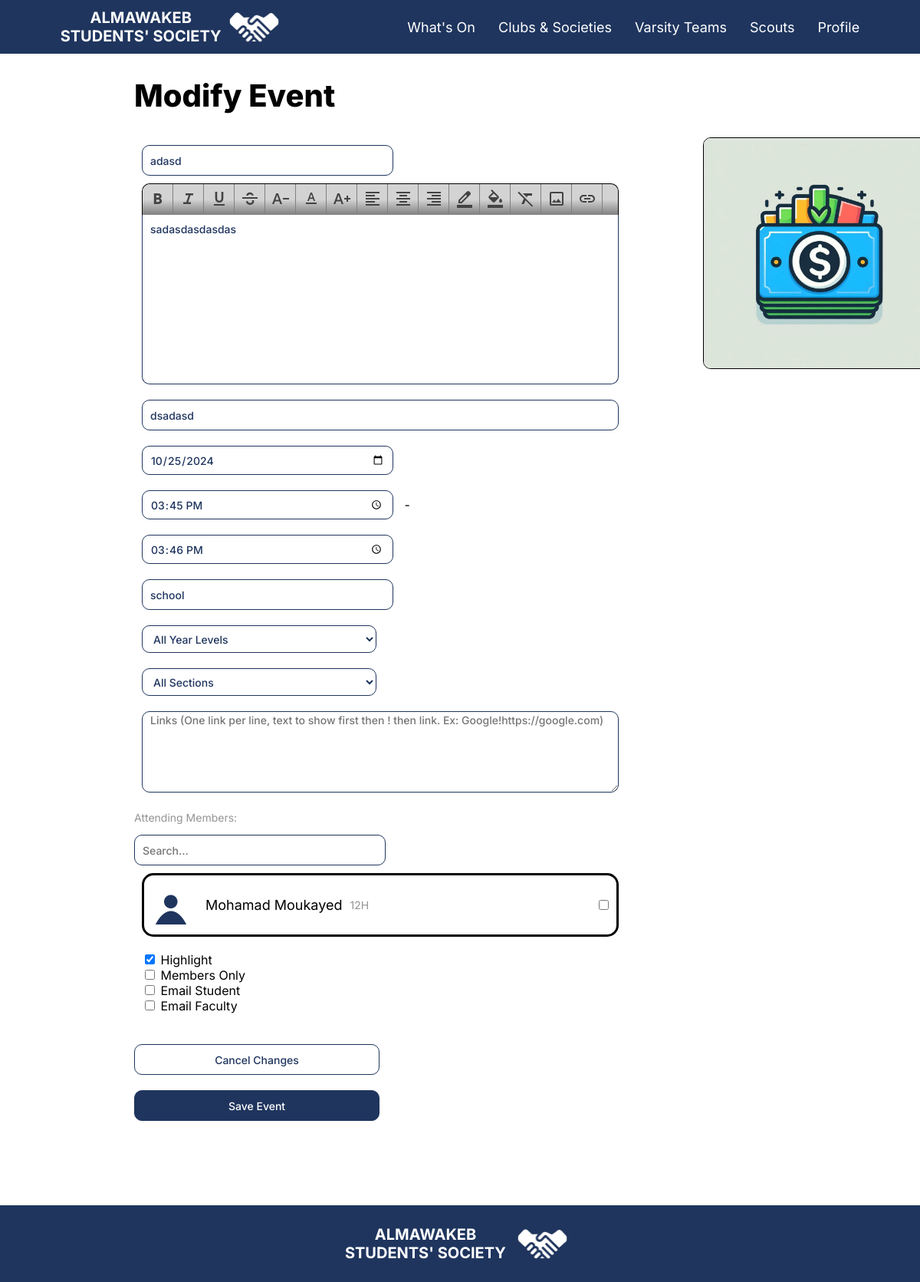
The app's page /Event/Modify/8 (signed in) with its own data.
### mainapp/models.py (models this page shows, shortened)
class Event(models.Model):
    GROUP_CHOICES = [
        ('ngr', 'All Year Levels'),
        ('12', 'Senior'),
        ('11', 'Junior'),
        ('10', 'Sophomore'),
        ('9', 'Freshman'),
    ]
    GRADE_CHOICES = [
        ('nosec', 'All Sections'),
        ('A', 'A'),
        ('B', 'B'),
        ('C', 'C'),
        ('D', 'D'),
        ('E', 'E'),
        ('F', 'F'),
        ('G', 'G'),
        ('H', 'H'),
        ('I', 'I'),
        ('J', 'J'),
    ]
    author = models.ForeignKey(Club, on_delete=models.CASCADE, related_name='authored_events')
    cover = models.ImageField(upload_to='event_covers/', blank=True, null=True)  # Remove default and allow blank/null
    title = models.CharField(max_length=100)
    text = models.TextField()
    summary = models.CharField(max_length=150)
    date = models.DateField()
    start_time = models.TimeField(blank=True, null=True)
    end_time = models.TimeField(blank=True, null=True)
    published_date = models.DateTimeField(null=True, blank=True)
    location = models.CharField(max_length=150, blank=True)
    color = models.ForeignKey(Club, on_delete=models.CASCADE, related_name='club_color', blank=True, null=True)
    group = models.CharField(max_length=3, choices=GROUP_CHOICES,default="ngr")
    grade = models.CharField(max_length=5, choices=GRADE_CHOICES,default="nosec")
    members_only = models.BooleanField(default=False)
    highlight = models.BooleanField(default=False)
    significant_event = models.BooleanField(default=False)
    attending_Students = models.ManyToManyField(User, related_name='attending_students', blank=True)
    confirmed_Students = models.ManyToManyField(User, related_name='confirm_students', blank=True)
    links = models.ManyToManyField(Links, related_name='events_links', blank=True)
    typeitem = "event"

class User(AbstractBaseUser, PermissionsMixin):
    name = models.CharField(max_length=255)
    email = models.EmailField(verbose_name="email", max_length=60, unique=True)
    is_admin = models.BooleanField(default=False)
    is_staff = models.BooleanField(default=False)
    is_active = models.BooleanField(default=True)
    associated_student = models.ForeignKey("Student",null=True, blank=True, on_delete=models.CASCADE)
    associated_faculty = models.ForeignKey("Faculty",null=True, blank=True, on_delete=models.CASCADE)
    associated_clubs = models.ManyToManyField("Club", blank=True,related_name="associated_clubs")
    associated_varsities = models.ManyToManyField("Varsity", blank=True,related_name="associated_varsity")
    objects = UserManager()
    USERNAME_FIELD = 'email'
    REQUIRED_FIELDS = ['name']

class Student(models.Model):
    student_db_id = models.CharField(max_length=20, primary_key=True,help_text="Student ID")
    YEAR_CHOICES = [
        ('FR', 'Freshman'),
        ('SO', 'Sophomore'),
        ('JR', 'Junior'),
        ('SR', 'Senior'),
    ]
    SECTION_CHOICES = [
        ('A', 'A'),
        ('B', 'B'),
        ('C', 'C'),
        ('D', 'D'),
        ('E', 'E'),
        ('F', 'F'),
        ('G', 'G'),
        ('H', 'H'),
        ('I', 'I'),
        ('J', 'J'),
    ]
    year_level = models.IntegerField(blank=True, null=True)
    section = models.CharField(max_length=1, choices=SECTION_CHOICES)
    profile_picture = models.ImageField(upload_to='profiles/', null=True, blank=True, default='default-pfp.png')
    about = models.TextField(blank=True,null=True)
    year_level_title = models.CharField(max_length=10, blank=True)
    gender = models.CharField(max_length=10,choices=[('male', 'Male'), ('female','Female')], default='male')

### mainapp/views.py (the view, shortened to what this page needs)
# urls.py: path("Event/Modify/<int:event_id>", views.ModifyEvent, name="modify_event"),
def ModifyEvent(request: WSGIRequest, event_id):
    event = Event.objects.get(id=event_id)
    if event.author not in request.user.associated_clubs.all():
        return HttpResponse("<h1>YOU ARE NOT THE AUTHOR OF THIS EVENT, OPERATION FAILED</h1>")
    students = []
    for user in User.objects.all():
        if user.associated_student is not None:
            students.append(user)
    faculty = []
    for user in User.objects.all():
        if user.associated_faculty is not None:
            faculty.append(user)
    links = ""
    for link in event.links.all():
        links += link.name + "!" + link.link + "\n"
    links = links[:-1]
    membersonly = ""
    if event.members_only:
        membersonly = "checked"
    else:
        membersonly = ""
    if request.method == "GET":
        return render(request, "modify_event.html", {'event':event, 'allUsers': students, 'faculties': faculty, 'links': links, 'membersonly': membersonly})

### mainapp/templatetags/custom_tags.py (called while the page is built)
@register.simple_tag
def getUserAttending(email, event_id):
    event = Event.objects.get(id=event_id)
    if User.objects.get(email=email) in event.attending_Students.all():
        return "checked"
    else:
        return ""

### templates/modify_event.html (shortened to what this page needs)
{% extends 'Base.html' %}
{% load static %}
{% load custom_tags %}
{% block content %}
<div>
    <p class="pageTitle">Modify Event</p>
</div>
<form method="post" class="detailsSide reverse" style="align-items: start;" enctype="multipart/form-data">
    <div style="display: flex; flex-direction: column;">
    <input class="textfield" required name="title" placeholder="Title" value="{{event.title}}">
    <div>
        <div class="textfieldtoolbar">
            <button class="toolbarBtn" style="border-top-left-radius: 10px;" type="button" onclick="execCommand('bold'); document.getElementById('maineditor').focus();"><img src="{% static '../media/images/bold.svg' %}" alt="B"></button>
            <button class="toolbarBtn" type="button" onclick="execCommand('italic'); document.getElementById('maineditor').focus();"><img src="{% static '../media/images/italic.svg' %}" alt="I"></button>
            <button class="toolbarBtn" type="button" onclick="execCommand('underline'); document.getElementById('maineditor').focus();"><img src="{% static '../media/images/underline.svg' %}" alt="U"></button>
            <button class="toolbarBtn toolbarBtnControl" type="button" onclick="execCommand('strikethrough'); document.getElementById('maineditor').focus();"><img src="{% static '../media/images/strikethrough.svg' %}" alt="S"></button>
            <button class="toolbarBtn toolbarBtnControl" type="button" onclick="execCommand('fontSize', true, 1); document.getElementById('maineditor').focus();"><img src="{% static '../media/images/decrease_font_size.svg' %}" alt="-"></button>
            <button class="toolbarBtn toolbarBtnControl" type="button" onclick="execCommand('fontSize', false, 2); document.getElementById('maineditor').focus();"><img src="{% static '../media/images/normal_font_size.svg' %}" alt="="></button>
            <button class="toolbarBtn toolbarBtnControl" type="button" onclick="execCommand('fontSize', true, 4); document.getElementById('maineditor').focus();"><img src="{% static '../media/images/increase_font_size.svg' %}" alt="+"></button>
            <button class="toolbarBtn toolbarBtnControl" type="button" onclick="execCommand('justifyLeft'); document.getElementById('maineditor').focus();"><img src="{% static '../media/images/justify_left.svg' %}" alt="L"></button>
            <button class="toolbarBtn toolbarBtnControl" type="button" onclick="execCommand('justifyCenter'); document.getElementById('maineditor').focus();"><img src="{% static '../media/images/justify_center.svg' %}" alt="C"></button>
            <button class="toolbarBtn toolbarBtnControl" type="button" onclick="execCommand('justifyRight'); document.getElementById('maineditor').focus();"><img src="{% static '../media/images/justify_right.svg' %}" alt="R"></button>
            <button class="toolbarBtn" type="button" onclick="document.getElementById('fontcolor').click(); document.getElementById('maineditor').focus(); "><img src="{% static '../media/images/text_color.svg' %}" alt="A"></button>
            <button class="toolbarBtn" type="button" onclick="document.getElementById('backcolor').click(); document.getElementById('maineditor').focus(); "><img src="{% static '../media/images/highlight.svg' %}" alt="H"></button>
            <button class="toolbarBtn" type="button" onclick="execCommand('removeFormat'); document.getElementById('maineditor').focus();"><img src="{% static '../media/images/clear_format.svg' %}" alt="T"></button>
            <button class="toolbarBtn" type="button" onclick="this.children[0].click();"><input type="file" onchange="uploadFile(this.files[0])" accept="*/image" hidden><img src="{% static '../media/images/image.svg' %}" alt="T"></button>
            <button class="toolbarBtn" type="button" onclick="createLink()"><img src="{% static '../media/images/link.svg' %}" alt="R"></button>
        </div>
        <div class="textfield bottom large" required placeholder="Content" contentEditable="true" id="maineditor" style=" padding-top: 10px; margin-top: 0px;">{{event.text|safe}}</div>
    </div>
    <input class="textfield large slim" required name="summary" placeholder="Summary" style="height:36px;" value="{{event.summary}}">
    <input class="textfield" required name="date" type="date" placeholder="Date Of Event">
    <div class="linkcontrol" style="align-items: start;">
        <input class="textfield" required name="starttime" type="time" placeholder="Start Time Of Event"> -
        <input class="textfield" required name="endtime" type="time" placeholder="End Time Of Event">
        </div>
    <input class="textfield" name="location" placeholder="Location Of Event (optional)" value="{{event.location}}">
    <select class="textfield" name="gradefilter">
        <option value="ngr" selected>All Year Levels</option>
    </select>
    <select class="textfield" name="sectionfilter" >
        <option value="nosec" selected>All Sections</option>
    </select>
    <textarea class="textfield  large slim" name="links" placeholder="Links (One link per line, text to show first then ! then link. Ex: Google!https://google.com)">{{links}}</textarea>
<div id="attendeefield">
    <p class="aboutText">Attending Members: </p>
    <input class="textfield" placeholder="Search..." style="margin: 0px; " id="memberSearch">
    <div class="container" id="memberGrid">
        {% for member in allUsers %}
        <div class="profileRow" style="border: black 3px solid; border-radius: 15px; padding: 10px; gap: 10px; margin-bottom: 10px;">
            <div style="display: flex; flex-direction: row; align-items: center; gap: 10px;">
            <img class="eventCover" style=" width: 50px; height: 50px; margin-right: 10px;" src="{{ member.associated_student.profile_picture.url }}" alt="pfp">
            <p class="text">{{ member.name }}</p>
            <p class="aboutText">{{ member.associated_student.year_level }}{{ member.associated_student.section }}</p>
            </div>
            <input type="checkbox" class="btn empty" name="{{member.email}}" {% getUserAttending member.email event.id %}>
        </div>
        {% endfor %}
    </div>
</div>
<label style="font-family: Inter; margin-left: 10px;"><input name="highlight" type="checkbox" checked> Highlight</label>
<label style="font-family: Inter; margin-left: 10px;"><input name="membersonly" type="checkbox" {{membersonly}}> Members Only</label>
    <label style="font-family: Inter; margin-left: 10px;"><input name="emailstudent" type="checkbox" > Email Student</label>
    <label style="font-family: Inter; margin-left: 10px;"><input name="emailhos" type="checkbox" onchange="if(this.checked){document.getElementById('hosemail').hidden = false;} else {document.getElementById('hosemail').hidden = true;}"> Email Faculty</label>
<div class="linkcontrol" style="margin-left: -10px; margin-top: 30px;">
    <button class="btn" onclick="navigation.back()" type="reset">Cancel Changes</button>
    <input type="submit" class="btn primary" value="Save Event" onclick="if(document.getElementsByName('emailstudent').checked || document.getElementsByName('emailhos').checked) { document.getElementsByClassName('loadingText')[0].innerText = 'Sending Emails...'; document.getElementsByClassName('loadingText')[0].hidden = false;  document.getElementById('loadingBG').hidden = false;}   var element = this; setTimeout(function() {element.disabled = true; element.style.backgroundColor = '#aaaaaa'; }, 250); setTimeout(function(){element.disabled = false; element.style.backgroundColor = '#1F355E';}, 10000);">
</div>
    </div>
    <div style="display: flex; flex-direction: column;">
        <img class="eventCover" id="coverPreview" style="border: black 1px solid; border-radius: 10px; cursor: pointer;" src="{{event.cover.url}}" onclick="document.getElementsByName('coverPhoto')[0].click();">
    </div>
</form>
{% endblock %}

### static/CSS/base.css (style rules this page uses)
.pageTitle { color: black; font-size: 40px; font-family: Inter; font-weight: 800; margin-top: 0px; margin-bottom: 30px; }
.text { color: black; font-size: 18px; font-family: Inter; font-weight: 400; }
.aboutText { color: #949494; font-size: 14px; font-family: Inter; font-weight: 400; }
.eventCover { width: 300px; height: 300px }
.btn { border: 1px solid #1F355E; width: 320px; height: 40px; border-radius: 10px; background-color: white; margin: 10px; color: #1F355E; font-family: 'Inter'; font-size: 14px; font-weight: 500; cursor: pointer; transition-duration: 0.2s; }
.btn.primary { background-color: #1F355E; color: white; }
.btn.empty { border: none; width: unset; height: unset; background-color: transparent; margin: 0px; padding: 0px; }
.textfield { border: 1px solid #1F355E; width: 306px; height: 36px; border-radius: 10px; background-color: white; margin: 10px; color: #1F355E; font-family: 'Inter'; font-size: 14px; font-weight: 500; padding-left: 10px; padding-right: 10px; }
.textfield.bottom { border-top-left-radius: 0px; border-top-right-radius: 0px; border-top: none; }
.textfield.large { width: 600px; height: 200px; }
.textfield.large.slim { height: 100px; }
#maineditor { overflow-y: auto; padding-bottom: 10px; }
.textfieldtoolbar { height: 40px; width: 620px; background: linear-gradient(180deg, lightgray, lightgray, gray); margin-left: 10px; border-top-left-radius: 10px; border-top-right-radius: 10px; border-top: 1px solid black; border-left: 1px solid black; border-right: 1px solid black; display: flex; flex-direction: row; }
.toolbarBtn { background: linear-gradient(180deg, lightgray, lightgray, gray); width: 40px; height: 40px; border: none; border-right: 1px solid gray; cursor: pointer; }
.profileRow { display: flex; justify-content: space-between; align-items: center; }
.container { display: flex; flex-direction: column; max-height: 300px; overflow-y: scroll; padding: 10px; }
img { object-fit: contain; }
div { font-family: 'Inter'; }
.detailsSide { display: flex; justify-content: space-between; flex-direction: row; gap: 100px }

### records on screen
Event: title "adasd", text "sadasdasdasdas", summary "dsadasd", location "school", cover (picture)
User: associated_student.profile_picture (placeholder picture), name "Mohamad Moukayed", associated_student.year_level "12", associated_student.section "H"
